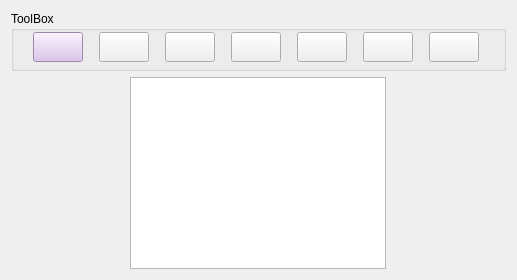
                     <widget class="QWidget" name="new_page">
                      <layout class="QVBoxLayout" name="verticalLayout_20">
                       <item alignment="Qt::AlignHCenter|Qt::AlignTop">
                        <widget class="QGroupBox" name="pdfToolBox">
                         <property name="sizePolicy">
                          <sizepolicy hsizetype="Fixed" vsizetype="Fixed">
                           <horstretch>0</horstretch>
                           <verstretch>0</verstretch>
                          </sizepolicy>
                         </property>
                         <property name="minimumSize">
                          <size>
                           <width>495</width>
                           <height>60</height>
                          </size>
                         </property>
                         <property name="maximumSize">
                          <size>
                           <width>500</width>
                           <height>60</height>
                          </size>
                         </property>
                         <property name="baseSize">
                          <size>
                           <width>0</width>
                           <height>0</height>
                          </size>
                         </property>
                         <property name="title">
                          <string>ToolBox</string>
                         </property>
                         <property name="flat">
                          <bool>false</bool>
                         </property>
                         <property name="checkable">
                          <bool>false</bool>
                         </property>
                         <layout class="QGridLayout" name="gridLayout_4">
                          <property name="topMargin">
                           <number>1</number>
                          </property>
                          <item row="0" column="4">
                           <widget class="QPushButton" name="btnAddNewPage">
                            <property name="minimumSize">
                             <size>
                              <width>50</width>
                              <height>30</height>
                             </size>
                            </property>
                            <property name="maximumSize">
                             <size>
                              <width>50</width>
                              <height>30</height>
                             </size>
                            </property>
                            <property name="text">
                             <string/>
                            </property>
                            <property name="icon">
                             <iconset resource="resources.qrc">
                              <normaloff>:/icons/images/icons/file-plus_disabled.png</normaloff>:/icons/images/icons/file-plus_disabled.png</iconset>
                            </property>
                            <property name="iconSize">
                             <size>
                              <width>25</width>
                              <height>25</height>
                             </size>
                            </property>
                           </widget>
                          </item>
                          <item row="0" column="6">
                           <widget class="QPushButton" name="btnSavePdf">
                            <property name="minimumSize">
                             <size>
                              <width>50</width>
                              <height>30</height>
                             </size>
                            </property>
                            <property name="maximumSize">
                             <size>
                              <width>50</width>
                              <height>30</height>
                             </size>
                            </property>
                            <property name="text">
                             <string/>
                            </property>
                            <property name="icon">
                             <iconset resource="resources.qrc">
                              <normaloff>:/icons/images/icons/save_disabled.png</normaloff>:/icons/images/icons/save_disabled.png</iconset>
                            </property>
                            <property name="iconSize">
                             <size>
                              <width>25</width>
                              <height>25</height>
                             </size>
                            </property>
                            <property name="default">
                             <bool>false</bool>
                            </property>
                            <property name="flat">
                             <bool>false</bool>
                            </property>
                           </widget>
                          </item>
                          <item row="0" column="2">
                           <widget class="QPushButton" name="btnRemoveItem">
                            <property name="sizePolicy">
                             <sizepolicy hsizetype="Fixed" vsizetype="Fixed">
                              <horstretch>0</horstretch>
                              <verstretch>0</verstretch>
                             </sizepolicy>
                            </property>
                            <property name="minimumSize">
                             <size>
                              <width>50</width>
                              <height>30</height>
                             </size>
                            </property>
                            <property name="maximumSize">
                             <size>
                              <width>50</width>
                              <height>30</height>
                             </size>
                            </property>
                            <property name="text">
                             <string/>
                            </property>
                            <property name="icon">
                             <iconset resource="resources.qrc">
                              <normaloff>:/icons/images/icons/x_disabled.png</normaloff>:/icons/images/icons/x_disabled.png</iconset>
                            </property>
                            <property name="iconSize">
                             <size>
                              <width>25</width>
                              <height>25</height>
                             </size>
                            </property>
                           </widget>
                          </item>
                          <item row="0" column="3">
                           <widget class="QPushButton" name="btnAddText">
                            <property name="sizePolicy">
                             <sizepolicy hsizetype="Fixed" vsizetype="Fixed">
                              <horstretch>0</horstretch>
                              <verstretch>0</verstretch>
                             </sizepolicy>
                            </property>
                            <property name="minimumSize">
                             <size>
                              <width>50</width>
                              <height>30</height>
                             </size>
                            </property>
                            <property name="maximumSize">
                             <size>
                              <width>50</width>
                              <height>50</height>
                             </size>
                            </property>
                            <property name="font">
                             <font>
                              <family>Segoe UI</family>
                              <pointsize>10</pointsize>
                              <weight>50</weight>
                              <italic>false</italic>
                              <bold>false</bold>
                             </font>
                            </property>
                            <property name="text">
                             <string/>
                            </property>
                            <property name="icon">
                             <iconset resource="resources.qrc">
                              <normaloff>:/icons/images/icons/type_disabled.png</normaloff>:/icons/images/icons/type_disabled.png</iconset>
                            </property>
                            <property name="iconSize">
                             <size>
                              <width>25</width>
                              <height>25</height>
                             </size>
                            </property>
                           </widget>
                          </item>
                          <item row="0" column="1">
                           <widget class="QPushButton" name="btnPan">
                            <property name="sizePolicy">
                             <sizepolicy hsizetype="Fixed" vsizetype="Fixed">
                              <horstretch>0</horstretch>
                              <verstretch>0</verstretch>
                             </sizepolicy>
                            </property>
                            <property name="minimumSize">
                             <size>
                              <width>50</width>
                              <height>30</height>
                             </size>
                            </property>
                            <property name="maximumSize">
                             <size>
                              <width>50</width>
                              <height>30</height>
                             </size>
                            </property>
                            <property name="text">
                             <string/>
                            </property>
                            <property name="icon">
                             <iconset resource="resources.qrc">
                              <normaloff>:/icons/images/icons/move_disabled.png</normaloff>:/icons/images/icons/move_disabled.png</iconset>
                            </property>
                            <property name="iconSize">
                             <size>
                              <width>25</width>
                              <height>25</height>
                             </size>
                            </property>
                           </widget>
                          </item>
                          <item row="0" column="5">
                           <widget class="QPushButton" name="btnNewPage">
                            <property name="minimumSize">
                             <size>
                              <width>50</width>
                              <height>30</height>
                             </size>
                            </property>
                            <property name="maximumSize">
                             <size>
                              <width>50</width>
                              <height>30</height>
                             </size>
                            </property>
                            <property name="text">
                             <string/>
                            </property>
                            <property name="icon">
                             <iconset resource="resources.qrc">
                              <normaloff>:/icons/images/icons/file_disabled.png</normaloff>:/icons/images/icons/file_disabled.png</iconset>
                            </property>
                            <property name="iconSize">
                             <size>
                              <width>25</width>
                              <height>25</height>
                             </size>
                            </property>
                           </widget>
                          </item>
                          <item row="0" column="0">
                           <widget class="QPushButton" name="btnSelect">
                            <property name="sizePolicy">
                             <sizepolicy hsizetype="Fixed" vsizetype="Fixed">
                              <horstretch>0</horstretch>
                              <verstretch>0</verstretch>
                             </sizepolicy>
                            </property>
                            <property name="minimumSize">
                             <size>
                              <width>50</width>
                              <height>30</height>
                             </size>
                            </property>
                            <property name="maximumSize">
                             <size>
                              <width>50</width>
                              <height>50</height>
                             </size>
                            </property>
                            <property name="styleSheet">
                             <string notr="true">background: #d9bceb;</string>
                            </property>
                            <property name="text">
                             <string/>
                            </property>
                            <property name="icon">
                             <iconset resource="resources.qrc">
                              <normaloff>:/icons/images/icons/mouse-pointer_focus.png</normaloff>:/icons/images/icons/mouse-pointer_focus.png</iconset>
                            </property>
                            <property name="iconSize">
                             <size>
                              <width>25</width>
                              <height>25</height>
                             </size>
                            </property>
                           </widget>
                          </item>
                         </layout>
                        </widget>
                       </item>
                       <item alignment="Qt::AlignHCenter">
                        <widget class="CustomGraphicsView" name="graphicsView">
                         <property name="sizePolicy">
                          <sizepolicy hsizetype="Expanding" vsizetype="MinimumExpanding">
                           <horstretch>0</horstretch>
                           <verstretch>0</verstretch>
                          </sizepolicy>
                         </property>
                         <property name="maximumSize">
                          <size>
                           <width>1000000</width>
                           <height>10000000</height>
                          </size>
                         </property>
                        </widget>
                       </item>
                      </layout>
                     </widget>
